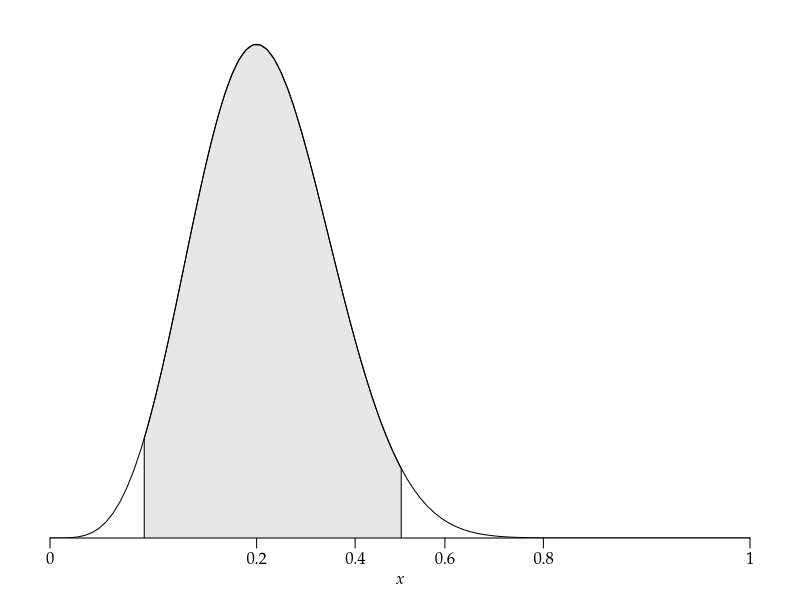

Recreate this plot in R. (Note: this script raises an error after producing the figure.)
args = commandArgs()
basename = sub(".R$", "", sub("^--file=(.*/)?", "", args[grep("^--file=", args)]))
if (length(basename) != 0)
    pdf(file=paste0(basename, "_tmp.pdf"), colormodel="gray", width=4, height=2.5)
par(family="Palatino")
par(mgp=c(1.5,0.5,0)) # title and axis margins. default: c(3,1,0)
par(mar=c(3,1,1,1)+0.1) # bottom, left, top, right margins. default: c(5,4,4,2)+0.1

pb = function(x) (2/pi)*asin(sqrt(x))  # pbeta(x,0.5,0.5)
qb = function(z) (sin(pi*z/2))^2       # qbeta(z,0.5,0.5)
plot(NULL, xlim=c(0,1), ylim=c(0,dbeta(0.166667,2.5,8.5)+0.1),
     xlab=expression(italic(x)), ylab="", yaxs="i", axes=FALSE)
fy = function(x) dbeta(x, 3, 9)
axis(1, at=pb((0:5)/5), labels=(0:5)/5)
q = qbeta(c(0.025,0.975), 2.5, 8.5)
x = seq(q[1], q[2], length.out=100)
y = sapply(x, fy)
polygon(pb(c(x,x[length(x)],x[1])), c(y,0,0), col=gray(0.9))
curve(fy(qb(x)), 0, 1, add=TRUE)

dev.off()
embedFonts(paste0(basename, "_tmp.pdf"), outfile=paste0(basename, ".pdf"),
           options="-c \"<</NeverEmbed []>> setdistillerparams\" -f ")
